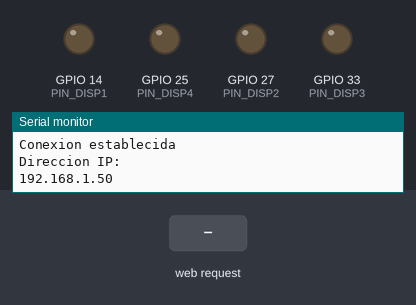
Recording of a sketch running on a simulated ESP32. On the bench: output pins drawn as LEDs (lit = HIGH), the last lines printed to the serial monitor. The inputs (shaded band) are chosen by the test bench. WiFi joins after 1.5 s; servers stay silent unless stated.

Above: at 3.2 s.
3.3 s: HTTP request GET /?DISP1=ON received
At 4.5 s:
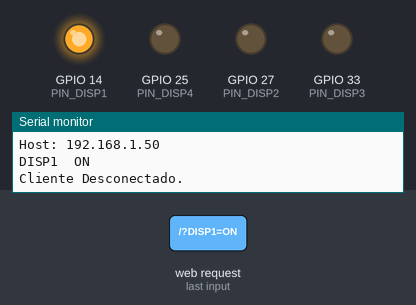
4.8 s: HTTP request GET /?DISP2=ON received
At 5.8 s:
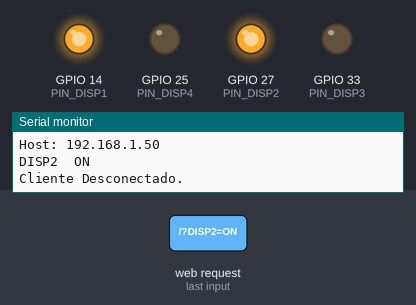
6.3 s: HTTP request GET /?DISP1=OFF received
At 7.0 s:
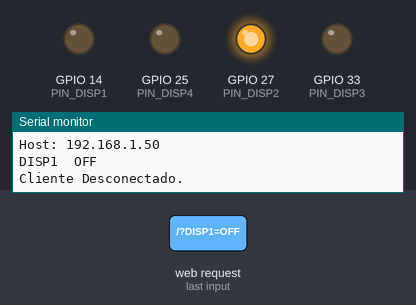
7.8 s: HTTP request GET /?DISP3=ON received
At 8.1 s:
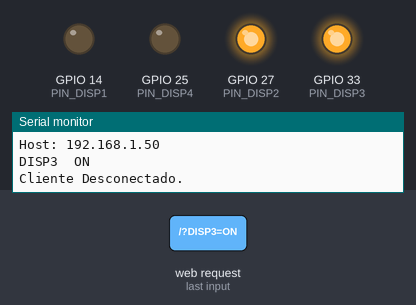
9.3 s: HTTP request GET /?DISP2=OFF received
At 10.4 s:
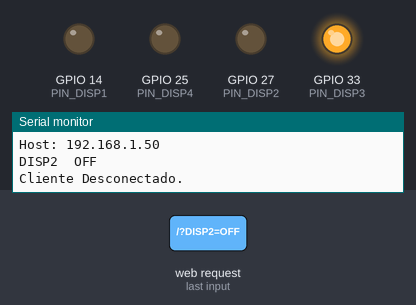
10.8 s: HTTP request GET /?DISP3=OFF received
At 11.6 s:
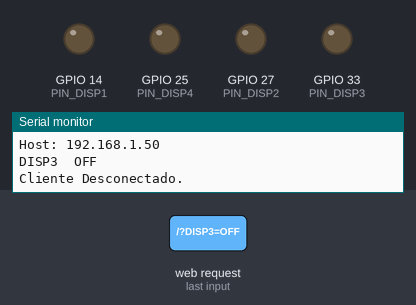
Timing chart, 0 to 13.3 s (numbered marks = the images above; inputs shaded):
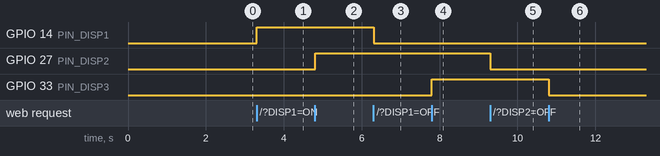

Measured:
- after the input at 3.3 s, GPIO 14 (PIN_DISP1): LOW → HIGH at once
- after the input at 4.8 s, GPIO 27 (PIN_DISP2): LOW → HIGH at once
- after the input at 6.3 s, GPIO 14 (PIN_DISP1): HIGH → LOW at once
- after the input at 7.8 s, GPIO 33 (PIN_DISP3): LOW → HIGH at once
- after the input at 9.3 s, GPIO 27 (PIN_DISP2): HIGH → LOW at once
- after the input at 10.8 s, GPIO 33 (PIN_DISP3): HIGH → LOW at once

The sketch:

smart_home.ino
```cpp
/*
Smart Home
Version 2: Se añaden sensores pir y funcion de alarma
Sebastian choperena Solano
*/

// Librerias necesrias para el funcionamientos del codigo
#include <EasyBuzzer.h> //Libreria para usar buzzer
#include <WiFi.h>       // Librerias para usar las funcionalidades wifi del modulo
// Variables datos wifi
const char *ssid = "nombre_red";
const char *password = "contraseña";
// Puerto del servidor web
WiFiServer server(80);
// Variable relacionada con las pagina web
String header;
// Variable de estado de los dispositivos
String ESTADO_DISP1 = "off";
String ESTADO_DISP2 = "off";
String ESTADO_DISP3 = "off";
String ESTADO_DISP4 = "off";
String ESTADO_ARM = "off";
// Varibales que guardan los pines de los Relays
const byte PIN_DISP1 = 14;
const byte PIN_DISP2 = 27;
const byte PIN_DISP3 = 33;
const byte PIN_DISP4 = 25;
// Variables que guardan los pines de los sensores
const byte PIN_SENS1 = 26;
const byte PIN_SENS2 = 17;
// Variable que guarda el estado de armado de la alarma(true - false)(verdadero - falso)
bool armado = false;
// Varibale que guarda el pin del buzzer
const byte PIN_BUZZ1 = 32;

void setup()
{
  Serial.begin(115200); // Iniciamos la comunicacion serial
  // Configuramos los pines de los relay como salidas
  pinMode(PIN_DISP1, OUTPUT);
  pinMode(PIN_DISP2, OUTPUT);
  pinMode(PIN_DISP3, OUTPUT);
  pinMode(PIN_DISP4, OUTPUT);
  /* La logica del modulo de relay está inverso,
  para que inicie en off se debe poner en HIGH en el inicio*/
  digitalWrite(PIN_DISP1, LOW);
  digitalWrite(PIN_DISP2, LOW);
  digitalWrite(PIN_DISP3, LOW);
  digitalWrite(PIN_DISP4, LOW);
  // Configuracion pines de los sensores como entradas
  pinMode(PIN_SENS1, INPUT);
  pinMode(PIN_SENS2, INPUT);
  // Definimos el pin del buzzer, usando el metodo de la libreria
  EasyBuzzer.setPin(PIN_BUZZ1);
  // Imprime que se esta conectando a: nombre_red
  Serial.print("conectando a ");
  Serial.println(ssid);
  // Inicia la conexion a la red wifi
  WiFi.begin(ssid, password);
  while (WiFi.status() != WL_CONNECTED)
  {
    delay(1000);
    Serial.print("Tratando de conectar a la red");
  }
  Serial.println("");
  Serial.println("Conexion establecida");
  // Imprime la direccion IP asignada
  Serial.println("Direccion IP: ");
  Serial.println(WiFi.localIP());
  server.begin();
}

void loop()
{
  // Este metodo debe ser llamado en loop para que funcione la libreria
  EasyBuzzer.update();
  // Comprueba si un cliente se conecta al servidor
  WiFiClient client = server.available();
  if (client)
  {
    Serial.println("Nuevo cliente conectado, solicitando pagina");
    String current_data_line = "";
    while (client.connected())
    {
      if (client.available())
      {
        char new_byte = client.read();
        Serial.write(new_byte);
        header += new_byte;
        if (new_byte == '\n')
        {
          if (current_data_line.length() == 0)
          {
            client.println("HTTP/1.1 200 OK");
            client.println("Content-type:text/html");
            client.println("Conexion: cerrada");
            client.println();
            // Dispositivo 1
            if (header.indexOf("DISP1=ON") != -1)
            {
              Serial.println("DISP1  ON");
              ESTADO_DISP1 = "on";
              digitalWrite(PIN_DISP1, HIGH);
            }
            if (header.indexOf("DISP1=OFF") != -1)
            {
              Serial.println("DISP1  OFF");
              ESTADO_DISP1 = "off";
              digitalWrite(PIN_DISP1, LOW);
            }
            // Dispositivo 2
            if (header.indexOf("DISP2=ON") != -1)
            {
              Serial.println("DISP2  ON");
              ESTADO_DISP2 = "on";
              digitalWrite(PIN_DISP2, HIGH);
            }
            if (header.indexOf("DISP2=OFF") != -1)
            {
              Serial.println("DISP2  OFF");
              ESTADO_DISP2 = "off";
              digitalWrite(PIN_DISP2, LOW);
            }
            // Dispositivo 3
            if (header.indexOf("DISP3=ON") != -1)
            {
              Serial.println("DISP3  ON");
              ESTADO_DISP3 = "on";
              digitalWrite(PIN_DISP3, HIGH);
            }
            if (header.indexOf("DISP3=OFF") != -1)
            {
              Serial.println("DISP3  OFF");
              ESTADO_DISP3 = "off";
              digitalWrite(PIN_DISP3, LOW);
            }
            // Dispositivo 4
            if (header.indexOf("DISP4=ON") != -1)
            {
              Serial.println("DISP4  ON");
              ESTADO_DISP4 = "on";
              digitalWrite(PIN_DISP4, HIGH);
            }
            if (header.indexOf("DISP4=OFF") != -1)
            {
              Serial.println("DISP4  OFF");
              ESTADO_DISP4 = "off";
              digitalWrite(PIN_DISP4, LOW);
            }
            // Armado alarma
            if (header.indexOf("ARM=ON") != -1)
            {
              Serial.println("ARMADO  ON");
              armado = true;
              ESTADO_ARM = "on";
            }
            if (header.indexOf("ARM=OFF") != -1)
            {
              Serial.println("ARMADO  OFF");
              armado = false;
              ESTADO_ARM = "off";
            }
            // HTML - Pagina web
            client.println("<!DOCTYPE html><html>");
            client.println("<head><meta name=\"viewport\" content=\"width=device-width, initial-scale=1\">");
            client.println("<link rel=\"icon\" href=\"data:,\">");
            // ccs que nunca funcinó lmao
            client.println("<style>html { font-family: Helvetica; display: inline-block; margin: 0px auto; text-align: center;}");
            client.println(".button { background-color: #: 15px 32px; tex4CAF50; border: 2px solid #4CAF50;; color: white; paddingt-align: center; text-decoration: none; display: inline-block; font-size: 16px; margin: 4px 2px; cursor: pointer;");
            client.println("text-decoration: none; font-size: 30px; margin: 2px; cursor: pointer;}");
            client.println("</style></head>");
            client.println("<body><center><h1>SMART HOME</h1></center>");
            client.println("<center><h2>WEB SERVER VERSION V2</h2></center>");
            client.println("<form><center>");
            // botones
            client.println("<p>estado de DISP1: " + ESTADO_DISP1 + "</p>");
            client.println("<center> <button class=\"button\" name=\"DISP1\" value=\"ON\" type=\"submit\">DISP1 ON</button>");
            client.println("<button class=\"button\" name=\"DISP1\" value=\"OFF\" type=\"submit\">DISP1 OFF</button><br><br>");
            client.println("<p>estado de DISP2: " + ESTADO_DISP2 + "</p>");
            client.println("<button class=\"button\" name=\"DISP2\" value=\"ON\" type=\"submit\">DISP2 ON</button>");
            client.println("<button class=\"button\" name=\"DISP2\" value=\"OFF\" type=\"submit\">DISP2 OFF</button> <br><br>");
            client.println("<p>estado de DISP3: " + ESTADO_DISP3 + "</p>");
            client.println("<button class=\"button\" name=\"DISP3\" value=\"ON\" type=\"submit\">DISP3 ON</button>");
            client.println("<button class=\"button\" name=\"DISP3\" value=\"OFF\" type=\"submit\">DISP3 OFF</button> <br><br>");
            client.println("<p>estado de DISP4: " + ESTADO_DISP4 + "</p>");
            client.println("<button class=\"button\" name=\"DISP4\" value=\"ON\" type=\"submit\">DISP4 ON</button>");
            client.println("<button class=\"button\" name=\"DISP4\" value=\"OFF\" type=\"submit\">DISP4 OFF</button> <br><br>");
            client.println("<p>estado de alarma: " + ESTADO_ARM + "</p>");
            client.println("<button class=\"button\" name=\"ALARMA\" value=\"ON\" type=\"submit\">ARMADO</button>");
            client.println("<button class=\"button\" name=\"ALARMA\" value=\"OFF\" type=\"submit\">DESARMADO</button> <br><br>");
            client.println("</center></form></body></html>");
            client.println();
            break;
          }
          else
          {
            current_data_line = "";
          }
        }
        else if (new_byte != '\r')
        {
          current_data_line += new_byte;
        }
      }
    }
    // Se resetea la variable header
    header = "";
    // Cierra la conexion
    client.stop();
    Serial.println("Cliente Desconectado.");
    Serial.println("");
  }
  // verificar armado
  if (armado == true)
  {
    // Verifica que el sensor detecta movimiento
    if (digitalRead(PIN_SENS1) == HIGH)
    {
      // Hace Sonar el buzzer
      // frecuencia, duracionOn, duracionOff, beeps, duracionPausa, secuencia
      EasyBuzzer.beep(2000, 200, 200, 4, 100, 1);
    }
  }
}
```
